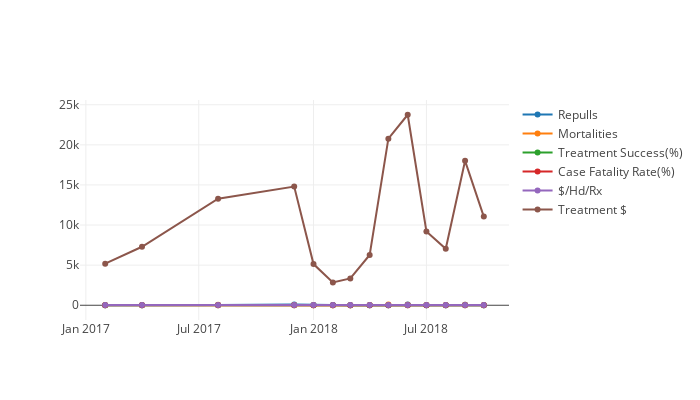

The notebook cell this image was saved under:
### Code cell
## line cahrt for datetime

#getting the data ready for plot
input_ = df_ABR[(df_ABR['Drug']=='Advocin')
       & (df_ABR['Risk']=='Low')].sort_values('Datetime')

float_colmuns = df_ABR.columns[df_ABR.dtypes == "float64"]

data = [go.Scatter(x=input_['Datetime'],
                y=input_[col],
                name=col)
        for col in float_colmuns]
# setting layout
layout = go.Layout(
    autosize=False,
    width=700,
    height=400
)

#combine data and layout settings into fig
fig = go.Figure(data=data, layout=layout)

#inline plot(iplot for jupyter notebook)
iplot(fig, filename='line')

### Figure 1 — Plotly figure (JSON) as saved in the notebook; plotly's stock layout.template omitted (floating-point values rounded to 4 significant figures)
{"data": [{"name": "Repulls", "type": "scatter", "uid": "8e15402e-f58e-48bf-9d93-7b24a9d439cc", "x": ["2017-02-01", "2017-04-01", "2017-08-01", "2017-12-01", "2018-01-01", "2018-02-01", "2018-03-01", "2018-04-01", "2018-05-01", "2018-06-01", "2018-07-01", "2018-08-01", "2018-09-01", "2018-10-01"], "y": [6, 2, 37, 81, 23, 16, 4, 3, 0, 84, 0, 0, 47, 7]}, {"name": "Mortalities", "type": "scatter", "uid": "23e9d0de-883b-45cc-ba29-598b8890d993", "x": ["2017-02-01", "2017-04-01", "2017-08-01", "2017-12-01", "2018-01-01", "2018-02-01", "2018-03-01", "2018-04-01", "2018-05-01", "2018-06-01", "2018-07-01", "2018-08-01", "2018-09-01", "2018-10-01"], "y": [19, 34, 57, 19, 14, 9, 12, 25, 80, 75, 37, 25, 71, 18]}, {"name": "Treatment Success(%)", "type": "scatter", "uid": "0eb548bb-27fb-4ddf-91fd-38adee6cb66e", "x": ["2017-02-01", "2017-04-01", "2017-08-01", "2017-12-01", "2018-01-01", "2018-02-01", "2018-03-01", "2018-04-01", "2018-05-01", "2018-06-01", "2018-07-01", "2018-08-01", "2018-09-01", "2018-10-01"], "y": [0.96, 0.99, 0.91, 0.86, 0.84, 0.8, 0.96, 0.98, 1, 0.85, 1, 1, 0.9, 0.98]}, {"name": "Case Fatality Rate(%)", "type": "scatter", "uid": "4977bf97-a023-45f1-bc2f-55be6019cfa9", "x": ["2017-02-01", "2017-04-01", "2017-08-01", "2017-12-01", "2018-01-01", "2018-02-01", "2018-03-01", "2018-04-01", "2018-05-01", "2018-06-01", "2018-07-01", "2018-08-01", "2018-09-01", "2018-10-01"], "y": [0.14, 0.16, 0.14, 0.03, 0.1, 0.11, 0.13, 0.15, 0.16, 0.14, 0.13, 0.15, 0.15, 0.06]}, {"name": "$/Hd/Rx", "type": "scatter", "uid": "745fd722-19cd-4457-8248-744b290ffcc5", "x": ["2017-02-01", "2017-04-01", "2017-08-01", "2017-12-01", "2018-01-01", "2018-02-01", "2018-03-01", "2018-04-01", "2018-05-01", "2018-06-01", "2018-07-01", "2018-08-01", "2018-09-01", "2018-10-01"], "y": [38.68, 35.41, 33.14, 25.44, 36.13, 36.1, 35.27, 37.53, 40.65, 43.42, 32.19, 40.96, 38.48, 35.31]}, {"name": "Treatment $", "type": "scatter", "uid": "d128b598-e7fa-421e-bd3c-520ecd8ab4e9", "x": ["2017-02-01", "2017-04-01", "2017-08-01", "2017-12-01", "2018-01-01", "2018-02-01", "2018-03-01", "2018-04-01", "2018-05-01", "2018-06-01", "2018-07-01", "2018-08-01", "2018-09-01", "2018-10-01"], "y": [5183.0, 7294.0, 13290.0, 14810.0, 5131.0, 2852.0, 3351.0, 6267.0, 20770.0, 23750.0, 9206.0, 7045.0, 18010.0, 11050.0]}], "layout": {"autosize": false, "height": 400, "width": 700}}
